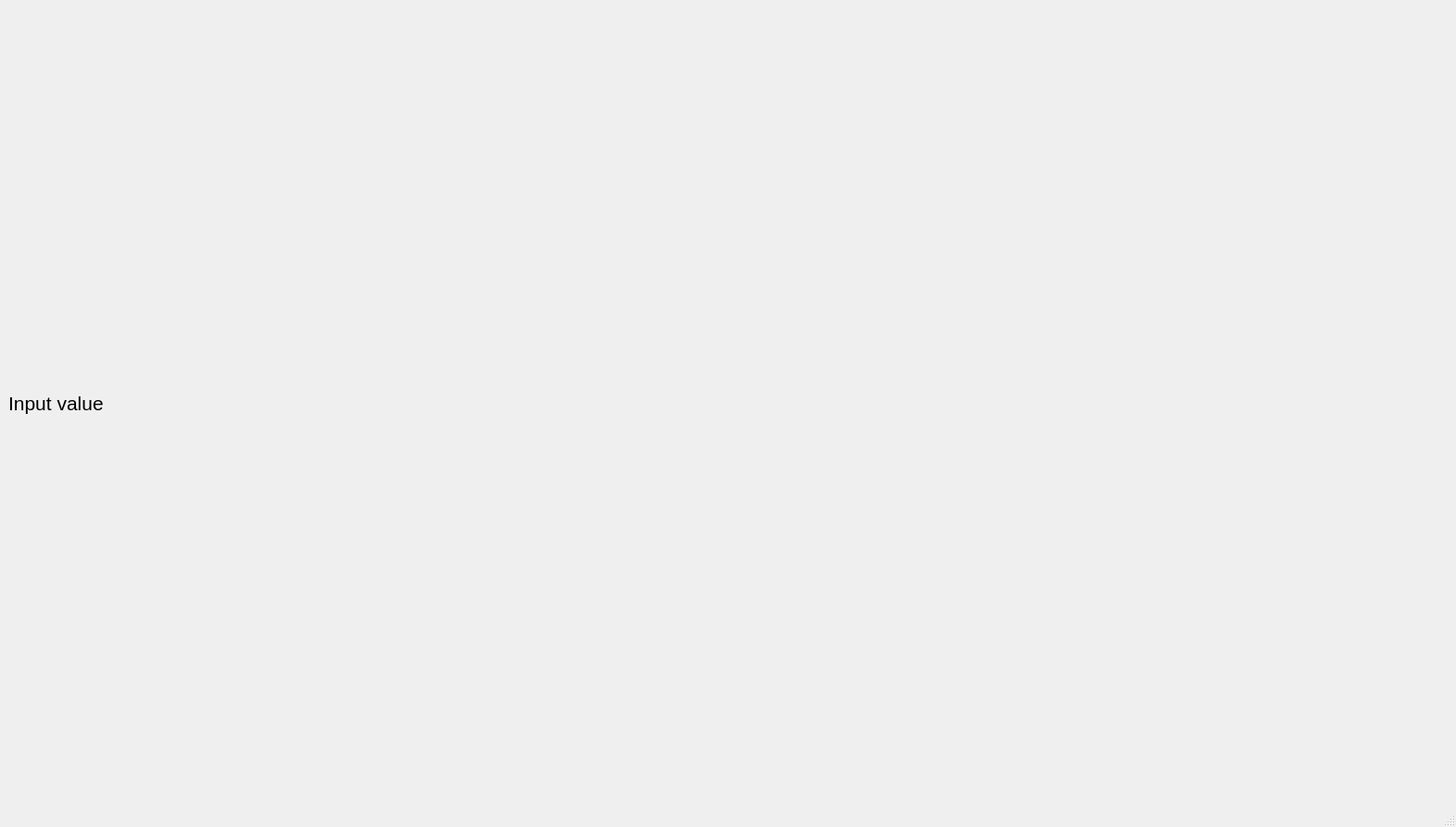
<?xml version="1.0" encoding="UTF-8"?>
<ui version="4.0">
 <class>mainWindow</class>
 <widget class="QMainWindow" name="mainWindow">
  <property name="geometry">
   <rect>
    <x>0</x>
    <y>0</y>
    <width>1572</width>
    <height>893</height>
   </rect>
  </property>
  <property name="windowTitle">
   <string>Top Dog Spectrum Analyser</string>
  </property>
  <widget class="QWidget" name="centralwidget">
   <layout class="QHBoxLayout" name="horizontalLayout_2">
    <item>
     <layout class="QHBoxLayout" name="horizontalLayout">
      <item>
       <widget class="QLabel" name="input_value">
        <property name="font">
         <font>
          <pointsize>16</pointsize>
         </font>
        </property>
        <property name="text">
         <string>Input value</string>
        </property>
       </widget>
      </item>
      <item>
       <widget class="QWidget" name="graphical_display" native="true">
        <layout class="QHBoxLayout" name="horizontalLayout_3"/>
       </widget>
      </item>
      <item>
       <layout class="QVBoxLayout" name="verticalLayout"/>
      </item>
     </layout>
    </item>
   </layout>
  </widget>
  <widget class="QMenuBar" name="menubar">
   <property name="geometry">
    <rect>
     <x>0</x>
     <y>0</y>
     <width>1572</width>
     <height>23</height>
    </rect>
   </property>
  </widget>
  <widget class="QStatusBar" name="statusbar"/>
 </widget>
 <resources/>
 <connections/>
</ui>
